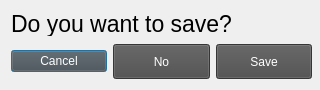
<?xml version="1.0" encoding="UTF-8"?>
<ui version="4.0">
 <class>save_quit_dialog</class>
 <widget class="QDialog" name="save_quit_dialog">
  <property name="geometry">
   <rect>
    <x>0</x>
    <y>0</y>
    <width>320</width>
    <height>90</height>
   </rect>
  </property>
  <property name="minimumSize">
   <size>
    <width>320</width>
    <height>90</height>
   </size>
  </property>
  <property name="maximumSize">
   <size>
    <width>320</width>
    <height>90</height>
   </size>
  </property>
  <property name="windowTitle">
   <string>Save?</string>
  </property>
  <property name="styleSheet">
   <string notr="true">QPushButton {
	color: white;
	background-color: rgb(75, 75, 75);
}</string>
  </property>
  <widget class="QWidget" name="">
   <property name="geometry">
    <rect>
     <x>11</x>
     <y>44</y>
     <width>301</width>
     <height>35</height>
    </rect>
   </property>
   <layout class="QHBoxLayout" name="horizontalLayout">
    <item>
     <widget class="QPushButton" name="cancel_button">
      <property name="minimumSize">
       <size>
        <width>0</width>
        <height>0</height>
       </size>
      </property>
      <property name="text">
       <string>Cancel</string>
      </property>
      <property name="default">
       <bool>true</bool>
      </property>
     </widget>
    </item>
    <item>
     <widget class="QPushButton" name="no_button">
      <property name="minimumSize">
       <size>
        <width>0</width>
        <height>0</height>
       </size>
      </property>
      <property name="maximumSize">
       <size>
        <width>125</width>
        <height>35</height>
       </size>
      </property>
      <property name="text">
       <string>No</string>
      </property>
     </widget>
    </item>
    <item>
     <widget class="QPushButton" name="save_button">
      <property name="minimumSize">
       <size>
        <width>0</width>
        <height>0</height>
       </size>
      </property>
      <property name="maximumSize">
       <size>
        <width>125</width>
        <height>35</height>
       </size>
      </property>
      <property name="text">
       <string>Save</string>
      </property>
     </widget>
    </item>
   </layout>
  </widget>
  <widget class="QLabel" name="label">
   <property name="geometry">
    <rect>
     <x>11</x>
     <y>11</y>
     <width>400</width>
     <height>25</height>
    </rect>
   </property>
   <property name="styleSheet">
    <string notr="true">font-size: 23px;</string>
   </property>
   <property name="text">
    <string>Do you want to save?</string>
   </property>
  </widget>
 </widget>
 <resources/>
 <connections/>
</ui>
